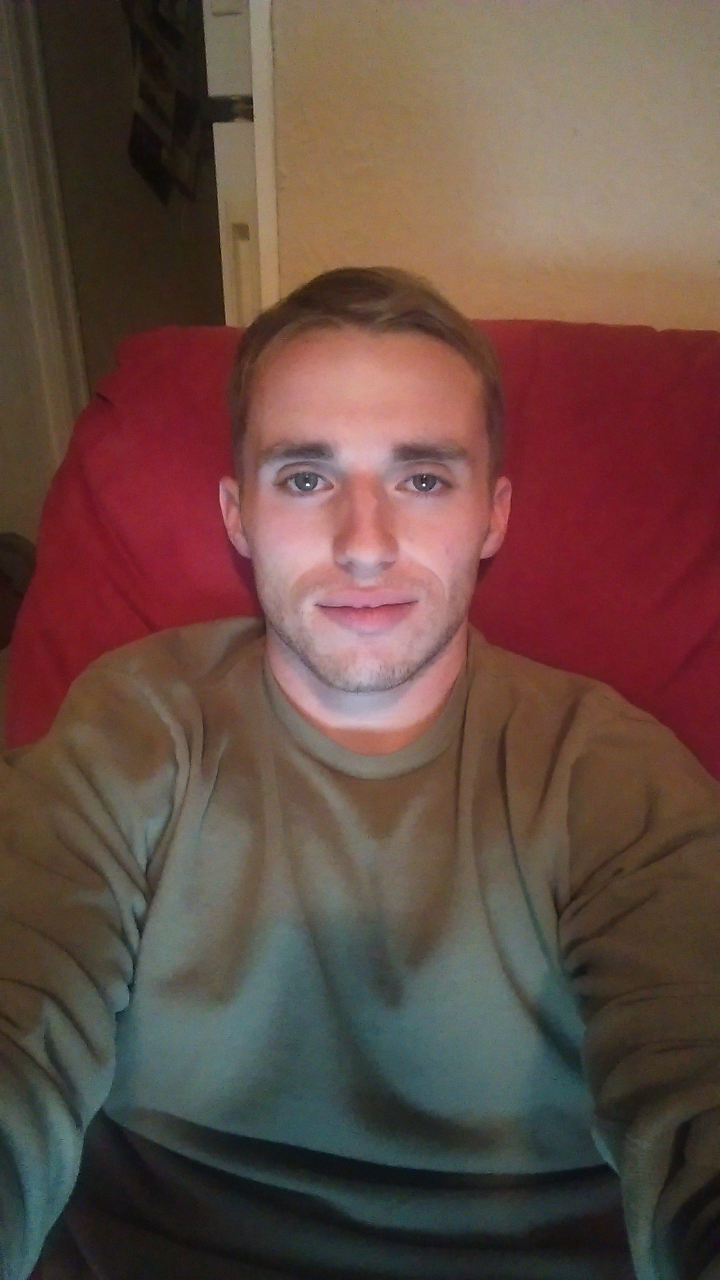
%> input picture Ricky.jpg, 1440 x 2560 px (shown at 1/2 size)
$ octave --eval "result = replace_faces('Ricky.jpg');"   (GNU Octave 9; MATLAB toolbox functions it lacks are replaced by stand-ins)
%> lines starting %> are read from the running program, lines starting %| are printed output that depends on the picture
function x = replace_faces(dirName)
%> called with dirName = 'Ricky.jpg'

fprintf('------------------------------------------\n');
fprintf(strcat('Processing reference image\n'));

%=========================================================================%
% Set up source and destination vectors in x and y for est_homography     %
%                                                                         %
% Vector values are organized as follows:                                 %
% [1] nose position                                                       %
% [2] mouth position                                                      %
% [3] right eye position                                                  %
% [4] left eye position                                                   %
% [5] lower left corner of face bounding box                              %
% [6] lower right corner of face bounding box                             %
%=========================================================================%

x_src = zeros(6,1);
y_src = zeros(6,1);
x_dst = zeros(6,1);
y_dst = zeros(6,1);

%=========================================================================%
% Process reference image featuring face to use as replacement            %
%=========================================================================%

ref_scale = 0.1;

% detect features in reference image
I_ref = imread('Ricky.jpg');
%> I_ref is the input picture: size 2560x1440x3 uint8; mean R, G, B 101.9, 75.7, 67.5
I_ref_small = imresize(I_ref, ref_scale);
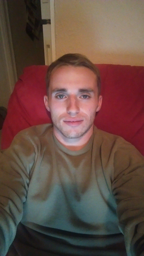
%> I_ref_small: size 256x144x3 uint8; mean R, G, B 101.9, 75.7, 67.5

% detect overall face
faceDetector = vision.CascadeObjectDetector;
bbox_face_ref = step(faceDetector, I_ref_small);
%> bbox_face_ref = [40 71 69 69]
bbox_face_ref = bbox_face_ref(1,:);

% detect nose of face
noseDetector = vision.CascadeObjectDetector('Nose');
for n=1:size(bbox_face_ref,1)
    Icrop = rgb2gray(imcrop(I_ref_small,bbox_face_ref(n,:)));
    bbox_nose_ref = step(noseDetector, Icrop);
    x_src(1,1) = (bbox_nose_ref(1,1) + 0.5*bbox_nose_ref(1,3)) / ref_scale;
    y_src(1,1) = (bbox_nose_ref(1,2) + 0.5*bbox_nose_ref(1,4)) / ref_scale;
end
%> this loop made 1 pass
%> pass 1, in replace_faces, `Icrop = rgb2gray(imcrop(I_ref_small,bbox_face_ref(n,:)));`:
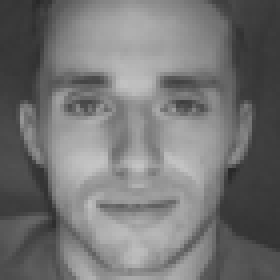
%> Icrop: size 70x70 uint8 (shown 4 times larger); min 40, max 196, mean 116.2

% detect mouth of face
mouthDetector = vision.CascadeObjectDetector('Mouth');
for n=1:size(bbox_face_ref,1)
    Icrop = rgb2gray(imcrop(I_ref_small,bbox_face_ref(n,:)));
    bbox_mouth_ref = step(mouthDetector, Icrop);
    j = size(bbox_mouth_ref,1);
    x_src(2,1) = (bbox_mouth_ref(j,1) + 0.5*bbox_mouth_ref(j,3)) / ref_scale;
    y_src(2,1) = (bbox_mouth_ref(j,2) + 0.5*bbox_mouth_ref(j,4)) / ref_scale;
end

% detect right eye of face
rEyeDetector = vision.CascadeObjectDetector('RightEye');
for n=1:size(bbox_face_ref,1)
    Icrop = rgb2gray(imcrop(I_ref_small,bbox_face_ref(n,:)));
    bbox_rEye_ref = step(rEyeDetector, Icrop);
    j = size(bbox_rEye_ref,1);
    x_src(3,1) = (bbox_rEye_ref(j,1) + 0.5*bbox_rEye_ref(1,3)) / ref_scale;
    y_src(3,1) = (bbox_rEye_ref(j,2) + 0.5*bbox_rEye_ref(1,4)) / ref_scale;
end

% detect left eye of face
lEyeDetector = vision.CascadeObjectDetector('LeftEye');
for n=1:size(bbox_face_ref,1)
    Icrop = rgb2gray(imcrop(I_ref_small,bbox_face_ref(n,:)));
    bbox_lEye_ref = step(lEyeDetector, Icrop);
    j = size(bbox_lEye_ref,1);
    x_src(4,1) = (bbox_lEye_ref(j,1) + 0.5*bbox_lEye_ref(1,3)) / ref_scale;
    y_src(4,1) = (bbox_lEye_ref(j,2) + 0.5*bbox_lEye_ref(1,4)) / ref_scale;
end

Icrop = rgb2gray(imcrop(I_ref_small,bbox_face_ref(n,:)));
[height, width] = size(Icrop);
x_src(5,1) = 0 / ref_scale; y_src(5,1) = height / ref_scale;
x_src(6,1) = width / ref_scale; y_src(6,1) = height / ref_scale;

%=========================================================================%
% Process input images to find correct homography between our             %
% reference face and the destination image                                %
%=========================================================================%

fprintf(strcat('Replacing faces in directory ', dirName, '\n'));

% load images
inputImages = dir(strcat(dirName, '*.jpg'));
numInputImages = length(inputImages);

for i=1:numInputImages
%for i=1:1

    % read i-th easy image
    currentImage = strcat(dirName, inputImages(i).name);
    fprintf('currentImage = %s\n', currentImage);
    I = imread(currentImage);
    [imheight, imwidth, ~] = size(I);

    % establish scale
    initial_scale = 0.5;
    I_small = imresize(I, initial_scale);
    G = fspecial('gaussian', 5, 1.0);
    I_small = imfilter(I_small, G);

    % detect overall face and rescale
    bbox_face = step(faceDetector, I_small);
    if (size(bbox_face,1) == 0)
        continue;
    end
    face_width = min(bbox_face(:,3));
    face_height = min(bbox_face(:,4));
    scale = initial_scale * double(140 / ((face_width + face_height) / 2.0));
    I_small = imfilter(imresize(I, scale),G);
    bbox_face = bbox_face / initial_scale * scale;

    % initialize comped image and blender object
    img_mosaic = double(I)/256.0;
    panoramaView = imref2d([imheight imwidth], [1 imwidth], [1 imheight]);
    blender = vision.AlphaBlender('Operation', 'Binary mask', 'MaskSource', 'Input port');

    % initialize feature detectors
    noseDetector = vision.CascadeObjectDetector('Nose', 'MaxSize', ones(1,2)*ceil(bbox_face(1,3)), ...
                                                'ScaleFactor', 1.1, 'MergeThreshold', 10);
    mouthDetector = vision.CascadeObjectDetector('Mouth', 'MaxSize', ones(1,2)*ceil(bbox_face(1,3)), ...
                                                 'ScaleFactor', 1.1, 'MergeThreshold', 10);
    rEyeDetector = vision.CascadeObjectDetector('RightEye', 'MaxSize', ones(1,2)*ceil(bbox_face(1,3)), ...
                                                'ScaleFactor', 1.1, 'MergeThreshold', 10);
    lEyeDetector = vision.CascadeObjectDetector('LeftEye', 'MaxSize', ones(1,2)*ceil(bbox_face(1,3)), ...
                                                'ScaleFactor', 1.1, 'MergeThreshold', 10);

    % loop through all detected faces in image
    for n=1:size(bbox_face,1)

        % isolate face
        Icrop = rgb2gray(imcrop(I_small,bbox_face(n,:)));

        % detect nose of face
        bbox_nose = step(noseDetector, Icrop);
        j = size(bbox_nose,1);
        if j==0
            continue;
        else
            x_dst(1,1) = (bbox_nose(1,1) + (bbox_face(n,1)-1) + 0.5*bbox_nose(1,3)) / scale;
            y_dst(1,1) = (bbox_nose(1,2) + (bbox_face(n,2)-1) + 0.5*bbox_nose(1,4)) / scale;
        end

        % detect mouth of face
        bbox_mouth = step(mouthDetector, Icrop);
        j = size(bbox_mouth,1);
        if j==0
            continue;
        else
            lowest_pos = 0; lowest_index = 0;
            for e=1:j
                if (bbox_mouth(e,2) + 0.5*bbox_mouth(e,4) > lowest_pos)
                    lowest_pos = bbox_mouth(e,2) + 0.5*bbox_mouth(e,4);
                    lowest_index = e;
                end
            end
            x_dst(2,1) = (bbox_mouth(lowest_index,1) + (bbox_face(n,1)-1) + 0.5*bbox_mouth(lowest_index,3)) / scale;
            y_dst(2,1) = (bbox_mouth(lowest_index,2) + (bbox_face(n,2)-1) + 0.5*bbox_mouth(lowest_index,4)) / scale;
        end

        % detect right eye of face
        bbox_rEye = step(rEyeDetector, Icrop);
        j = size(bbox_rEye,1);
        if j==0
            continue;
        else
            most_right_pos = 0; most_right_index = 0;
            for e=1:j
                if (bbox_rEye(e,1) + 0.5*bbox_rEye(e,3) > most_right_pos)
                    most_right_pos = bbox_rEye(e,1) + 0.5*bbox_rEye(e,3);
                    most_right_index = e;
                end
            end
            x_dst(3,1) = (bbox_rEye(most_right_index,1) + (bbox_face(n,1)-1) + 0.5*bbox_rEye(most_right_index,3)) / scale;
            y_dst(3,1) = (bbox_rEye(most_right_index,2) + (bbox_face(n,2)-1) + 0.5*bbox_rEye(most_right_index,4)) / scale;
        end

        % detect left eye of face
        bbox_lEye = step(lEyeDetector, Icrop);
        j = size(bbox_lEye,1);
        if j==0
            continue;
        else
            most_left_pos = size(Icrop,2); most_left_index = 0;
            for e=1:j
                if (bbox_lEye(e,1) + 0.5*bbox_lEye(e,3) < most_left_pos)
                    most_left_pos = bbox_lEye(e,1) + 0.5*bbox_lEye(e,3);
                    most_left_index = e;
                end
            end
            x_dst(4,1) = (bbox_lEye(most_left_index,1) + (bbox_face(n,1)-1) + 0.5*bbox_lEye(most_left_index,3)) / scale;
            y_dst(4,1) = (bbox_lEye(most_left_index,2) + (bbox_face(n,2)-1) + 0.5*bbox_lEye(most_left_index,4)) / scale;
        end

        % add lower bounding box corners of face as additional ctrl pts
        x_dst(5,1) = (bbox_face(n,1)) / scale; y_dst(5,1) = (bbox_face(n,2) + bbox_face(n,4)) / scale;
        x_dst(6,1) = (bbox_face(n,1) + bbox_face(n,3)) / scale; y_dst(6,1) = (bbox_face(n,2) + bbox_face(n,4)) / scale;

        % Compute homography H (exact)
        % Code for this was borrowed from the Project3 page.
        this_H = est_homography(x_dst, y_dst, x_src, y_src);
        tform = projective2d(this_H');

        % DANNY -- USE THIS TO FIND THE CONVEX BOUNDING BOX OF THE
        % TRANSFORMED REFERENCE FACE IN THE SPACE OF THE TARGET IMAGE
        face_ref = im2double(imcrop(I_ref, bbox_face_ref(1,:)/ref_scale));
        [xLimits, yLimits] = outputLimits(tform, [1 bbox_face_ref(1,3)/ref_scale], [1 bbox_face_ref(1,4)/ref_scale]);
        minX = max(min(xLimits(:)), 1); maxX = min(max(xLimits(:)), imwidth);
        minY = max(min(yLimits(:)), 1); maxY = min(max(yLimits(:)), imheight);

        % Overlay the warped reference face image onto the destination
        warpedImage = imwarp(face_ref, tform, 'OutputView', panoramaView);
        warpedMask = imcrop(rgb2gray(imread('Ricky_AlphaMask.png')),bbox_face_ref(1,:)/ref_scale);
        warpedMask = imwarp(warpedMask, tform, 'OutputView', panoramaView) >= 1;
        img_mosaic = step(blender, img_mosaic, warpedImage, warpedMask);

        %=========================================================================%
        % Perform Poisson image blending                                          %
        %=========================================================================%

        % Rename variables for convenience.
        blend_target_im = im2double( I );
        blend_source_im = warpedImage;
        blend_mask_im = warpedMask;
        blend_comp_im = img_mosaic;

        % Compute horizontal and vertical gradients for target and source images.
        [ target_grad_x, target_grad_y ] = compute_img_gradients( blend_target_im );    % Target image.
        [ source_grad_x, source_grad_y ] = compute_img_gradients( blend_source_im );    % Source image.

        % Copy over target image gradients.
        comp_grad_x = target_grad_x;
        comp_grad_y = target_grad_y;

        % For alpha region, copy over source gradients.
        for y = floor( minY ):ceil( maxY )
            for x = floor( minX ):ceil( maxX )
                if ( blend_mask_im( y, x ) == 1 )
                    comp_grad_x( y, x, 1:3 ) = source_grad_x( y, x, 1:3 );
                    comp_grad_y( y, x, 1:3 ) = source_grad_y( y, x, 1:3 );
                end
            end
        end

        % Perform blend on each channel independently.
        blended_img = zeros(size(blend_comp_im));
        blended_img( :, :, 1 ) = poisson_blend( blend_comp_im( :, :, 1 ), comp_grad_x( :, :, 1 ), comp_grad_y( :, :, 1 ), blend_mask_im );
        blended_img( :, :, 2 ) = poisson_blend( blend_comp_im( :, :, 2 ), comp_grad_x( :, :, 2 ), comp_grad_y( :, :, 2 ), blend_mask_im );
        blended_img( :, :, 3 ) = poisson_blend( blend_comp_im( :, :, 3 ), comp_grad_x( :, :, 3 ), comp_grad_y( :, :, 3 ), blend_mask_im );

        % Set output.
        img_mosaic = blended_img;
    end

    %figure, imshow(img_mosaic);
    imwrite(img_mosaic, strcat('output/',currentImage));
end

x = 1;
%> (the run ends here)
